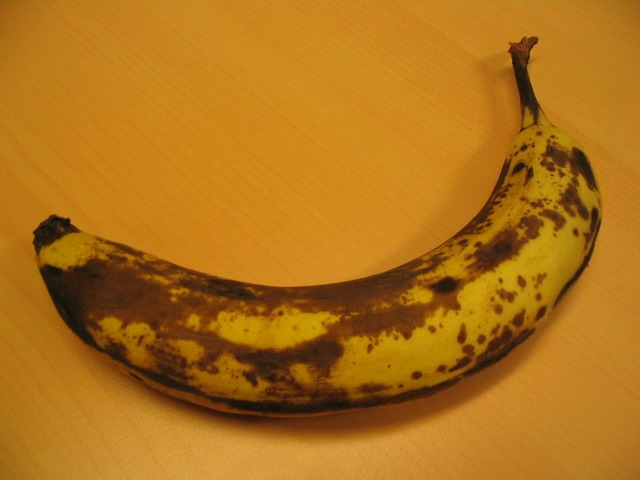
#> input picture Assignment3/images/banana1.jpg, 640 x 480 px
$ jupyter execute --allow-errors Assignment3.ipynb
#> lines starting #> are read from the running program, lines starting #| are printed output that depends on the picture; after the words box and inside, x2 and y2 are one past the last pixel; in counts of white or black regions, pixels touching at a corner belong together; long printed decimals are rounded
# Assignment 3 - Image Segmentation using MRFs
## GrabCut

---
**TA** : Avinash, Samartha
**Release date**: 21/03/22
**Submission date** : 02/04/22

**Name** : Ashwin Rao
**Roll Number** : 2019101049

---

For this assignment you will implement the GrabCut method mentioned in this [paper](https://cvg.ethz.ch/teaching/cvl/2012/grabcut-siggraph04.pdf). It is essentially an iterative version of GraphCut as shown in the figure below.

The code below takes an input image and follows these steps:
- It requires a bounding box to be drawn by the user to roughly segment out the foreground pixels
- It runs an initial min-cut optimization using the provided annotation
- The result of this optimization gives an initial segmentation
- To further refine this segmentation, the user provides two kinds of strokes to aid the optimization
    - strokes on the background pixels
    - strokes on the foreground pixels
- The algorithm now utilizes this to refine the original segmentation

You are allowed to use standard GMM libraries for the implementation. For usage of other libraries, please contact the TAs.

You can view this [video](https://www.youtube.com/watch?v=aOqOwM-Qbtg) to get a better idea of the steps involved.

Image segmentation is one exciting application of MRFs. You can further read about other applications of MRFs for Computer Vision [here](https://cedar.buffalo.edu/~srihari/CSE574/Chap8/Ch8-PGM-Undirected/9.5-MRFinCV.pdf).

#### Useful Links
* https://courses.engr.illinois.edu/cs543/sp2011/lectures/Lecture%2012%20-%20MRFs%20and%20Graph%20Cut%20Segmentation%20-%20Vision_Spring2011.pdf

[cell 1]
import numpy as np
import cv2
import matplotlib.pyplot as plt
from sklearn.mixture import GaussianMixture
import igraph as ig
import sys
from easydict import EasyDict as edict
from tqdm.notebook import tqdm

[cell 2]
# parameters to change
NUM_GMM_COMPONENTS = 5
GAMMA = 50
LAMDA = 9 * GAMMA
CONNECT_DIAGONALS = True

# parameters for GrabCut mainloop
NUM_ITERS = 3
TOLERANCE = 1e-3

[cell 3]
# constant values
constants = {}
constants["FG"] = 1
constants["BG"] = 0
constants["FIXED"] = 1
constants["UNKNOWN"] = 0

constants = edict(constants)

[cell 4]
class EventHandler:
    """
    Class for handling user input during segmentation iterations
    """

    def __init__(self, flags, img, _types, _mask, colors):

        self.FLAGS = flags
        self.ix = -1
        self.iy = -1
        self.img = img
        self.img2 = self.img.copy()
        self._types = _types
        self._mask = _mask
        self.COLORS = colors

    @property
    def image(self):
        return self.img

    @image.setter
    def image(self, img):
        self.img = img

    @property
    def types(self):
        return self._types

    @types.setter
    def types(self, _types):
        self._types = _types

    @property
    def mask(self):
        return self._mask

    @mask.setter
    def mask(self, _mask):
        self._mask = _mask

    @property
    def flags(self):
        return self.FLAGS

    @flags.setter
    def flags(self, flags):
        self.FLAGS = flags

    # [52 lines left out: function handler, not called in this run]

[cell 5]
class ErrorCalculator:
    @staticmethod
    def accuracy(mask, ground_truth):
        """
        calculates accuracy of how close 2 masks are
        """

        h, w = mask.shape
        return np.sum(mask == ground_truth) / (h * w)

    @staticmethod
    def jaccardSimilarity(mask, ground_truth):
        """
        calculates Jaccard similarity between 2 masks
        """

        intersection = np.logical_and(mask, ground_truth)
        union = np.logical_or(mask, ground_truth)

        iou = np.sum(intersection) / np.sum(union)
        return iou

    @staticmethod
    def diceSimilarity(mask, ground_truth):
        """
        calculates Dice similarity between 2 masks
        """

        intersection = np.sum(mask[ground_truth == 255])
        return 2 * intersection / (np.sum(mask) + np.sum(ground_truth))

[cell 6]
def run(filename, gt_filename, n_components=NUM_GMM_COMPONENTS, gamma=GAMMA, lamda=LAMDA,
        num_iters=NUM_ITERS, tolerance=TOLERANCE, connect_diagonals=CONNECT_DIAGONALS):
    """
    Main loop that implements GrabCut.

    Input
    -----
    filename (str) : Path to image
    """
#> called with filename = '../images/banana1.jpg', gt_filename = '../ground_truth/banana1.bmp', n_components = 5, gamma = 50, lamda = 450, num_iters = 3, tolerance = 0.001, connect_diagonals = True

    COLORS = {
    'BLACK' : [0,0,0],
    'RED'   : [0, 0, 255],
    'GREEN' : [0, 255, 0],
    'BLUE'  : [255, 0, 0],
    'WHITE' : [255,255,255]
    }

    DRAW_BG = {'color' : COLORS['BLACK'], 'val' : 0}
    DRAW_FG = {'color' : COLORS['WHITE'], 'val' : 1}

    FLAGS = {
        'RECT' : (0, 0, 1, 1),
        'DRAW_STROKE': False,         # flag for drawing strokes
        'DRAW_RECT' : False,          # flag for drawing rectangle
        'rect_over' : False,          # flag to check if rectangle is  drawn
        'rect_or_mask' : -1,          # flag for selecting rectangle or stroke mode
        'value' : DRAW_FG,            # drawing strokes initialized to mark foreground
    }

    # read images
    img = cv2.imread(filename)
#> img is the input picture: shape (480, 640, 3); mean B, G, R 25.2, 113.9, 175.1
    ground_truth = cv2.imread(gt_filename, cv2.IMREAD_GRAYSCALE)
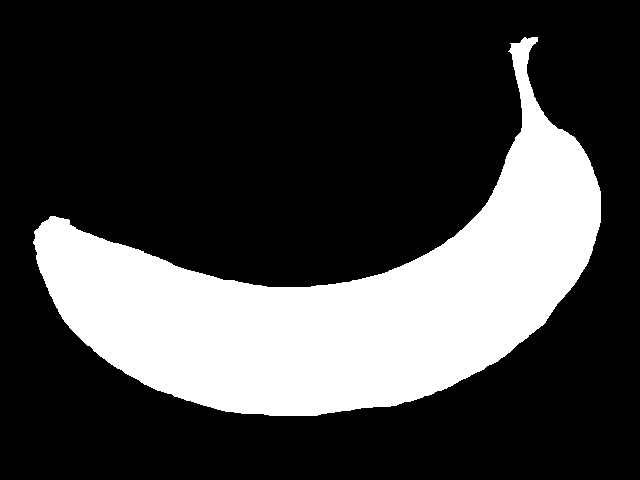
#> input picture Assignment3/ground_truth/banana1.bmp, 640 x 480 px
#> ground_truth: shape (480, 640); 25.6% white; 1 white region, box (x1, y1, x2, y2) and area: (33, 37, 601, 416) 78705

    img2 = img.copy()
    types = np.zeros(img.shape[:2], dtype = np.uint8)  # whether a pixel is known or unknown
    mask = np.zeros(img.shape[:2], dtype = np.uint8)   # mask is a binary array with : 0 - background pixels
                                                       #                               1 - foreground pixels
    output = np.zeros(img.shape, np.uint8)             # output image to be shown

    # Input and segmentation windows
    cv2.namedWindow('Input Image', cv2.WINDOW_AUTOSIZE | cv2.WINDOW_KEEPRATIO | cv2.WINDOW_GUI_NORMAL)
    cv2.namedWindow('Segmented output', cv2.WINDOW_AUTOSIZE | cv2.WINDOW_KEEPRATIO | cv2.WINDOW_GUI_NORMAL)

    EventObj = EventHandler(FLAGS, img, types, mask, COLORS)
#> in __init__, `self._types = _types`: self._types: shape (480, 640); every value is 0
    cv2.setMouseCallback('Input Image', EventObj.handler)
    cv2.moveWindow('Input Image', img.shape[1] + 10, 90)

    while(True):

        img = EventObj.image
        types = EventObj.types
        mask = EventObj.mask
        FLAGS = EventObj.flags
#> FLAGS = 6 items
        cv2.imshow('Segmented image', output)
        cv2.imshow('Input Image', img)

        k = cv2.waitKey(1)
#> (key Esc is pressed here)

        # key bindings
        if k == 27:
            # esc to exit
            break

        elif k == ord('0'):
            # Strokes for background
            FLAGS['value'] = DRAW_BG

        elif k == ord('1'):
            # FG drawing
            FLAGS['value'] = DRAW_FG

        elif k == ord('r'):
            # reset everything
            FLAGS['RECT'] = (0, 0, 1, 1)
            FLAGS['DRAW_STROKE'] = False
            FLAGS['DRAW_RECT'] = False
            FLAGS['rect_or_mask'] = -1
            FLAGS['rect_over'] = False
            FLAGS['value'] = DRAW_FG
            img = img2.copy()
            types = np.zeros(img.shape[:2], dtype = np.uint8)
            mask = np.zeros(img.shape[:2], dtype = np.uint8)
            EventObj.image = img
            EventObj.types = types
            EventObj.mask = mask
            output = np.zeros(img.shape, np.uint8)

        elif k == 13:
            # Press carriage return to initiate segmentation

            #-------------------------------------------------#
            # Implement GrabCut here.                         #
            # Function should return a mask which can be used #
            # to segment the original image as shown on L90   #
            #-------------------------------------------------#
            mask = GrabCut(img2, types, mask, gamma, lamda, connect_diagonals,
                           n_components, num_iters, tolerance).grabCut()
            EventObj.mask = mask

        EventObj.flags = FLAGS
        mask2 = np.where((mask == 1), 255, 0).astype('uint8')
        output = cv2.bitwise_and(img2, img2, mask = mask2)

    # calculate errors
    mask = np.where((mask == 1), 255, 0).astype('uint8')

    accuracy = ErrorCalculator.accuracy(mask, ground_truth)
#> accuracy = 0.744
    jaccard_similarity = ErrorCalculator.jaccardSimilarity(mask, ground_truth)
#> in jaccardSimilarity, `iou = np.sum(intersection) / np.sum(union)`: iou = 0
#> jaccard_similarity = 0
    dice_similarity = ErrorCalculator.diceSimilarity(mask, ground_truth)
#> dice_similarity = 0

    print("Accuracy: ", accuracy)
#| Accuracy:  0.7438
    print("Jaccard Similarity: ", jaccard_similarity)
#| Jaccard Similarity:  0.0
    print("Dice Similarity: ", dice_similarity)
#| Dice Similarity:  0.0
#> call 2 of run, with filename = '../images/fullmoon.jpg', gt_filename = '../ground_truth/fullmoon.bmp', n_components = 5, gamma = 50, lamda = 450, num_iters = 3, tolerance = 0.001, connect_diagonals = True
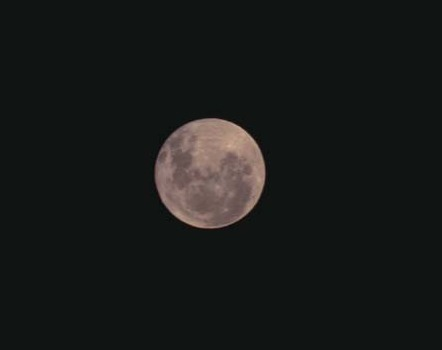
#> input picture Assignment3/images/fullmoon.jpg, 442 x 350 px
#> in run, img is the input picture: shape (350, 442, 3); mean B, G, R 24.3, 25.7, 23.5
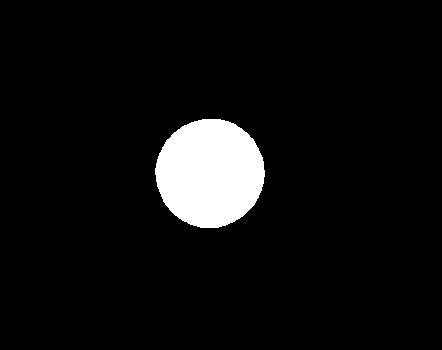
#> input picture Assignment3/ground_truth/fullmoon.bmp, 442 x 350 px
#> in run (call 2), `ground_truth = cv2.imread(gt_filename, cv2.IMREAD_GRAYSCALE)`: ground_truth: shape (350, 442); 6% white; 1 white region, box (x1, y1, x2, y2) and area: (155, 119, 265, 228) 9328
#> in __init__ (call 2), `self._types = _types`: self._types: shape (350, 442); every value is 0
#> (key Enter is pressed here)

# GrabCut

[cell 7]
class GraphCut:
    # [118 lines left out: functions __init__, calculateEnergy, getVertexIndex, getImageIndex, findGMMs, graphCut, not called in this run]

[cell 8]
class GrabCut:
    def __init__(self, img, types, mask, gamma, lamda, connect_diagonals, n_components, num_iters, tolerance):
        """
        init function
        """
#> called with gamma = 50, lamda = 450, connect_diagonals = True, n_components = 5, num_iters = 3, tolerance = 0.001

        self.img = img.astype(np.float32)
        self.types = types
        self.mask = mask
        self.gamma = gamma
        self.lamda = lamda
        self.connect_diagonals = connect_diagonals
        self.n_components = n_components
        self.num_iters = num_iters
        self.tolerance = tolerance

        self.beta = self.calculateBeta()

    def calculateBeta(self):
        """
        calculate beta
        """

        beta = 0
        h, w = self.img.shape[:-1]
#> h = 350; w = 442

        for i in range(h):
            for j in range(w):
                # non-diagonal neighbours
                if i > 0:
                    diff = self.img[i, j] - self.img[i-1, j]
                    beta += diff @ diff
                if j > 0:
                    diff = self.img[i, j] - self.img[i, j-1]
                    beta += diff @ diff

                # diagonal neighbours
                if self.connect_diagonals:
                    if i > 0 and j > 0:
                        diff = self.img[i, j] - self.img[i-1, j-1]
                        beta += diff @ diff
                    if i > 0 and j < w - 1:
                        diff = self.img[i, j] - self.img[i-1, j+1]
                        beta += diff @ diff
#> after the loop, beta = 20309536

        # scale beta based on connectivity of graph
        if self.connect_diagonals:
            beta /= ((4 * h * w) - (3 * h) - (3 * w) + 2)
#> beta = 32.95
        else:
            beta /= ((2 * h * w) - h - w)

        beta = 1 / (2 * beta)
#> beta = 0.0152
        return beta

    def grabCut(self):
        prev_flow = -1

        for _ in tqdm(range(self.num_iters)):
            flow, self.mask = GraphCut(self.img, self.types, self.mask, self.beta, self.gamma,
                                       self.lamda, self.connect_diagonals, self.n_components).graphCut()

            # tolerance reached
            if prev_flow != -1 and abs(prev_flow - flow) < self.tolerance:
                break

            prev_flow = flow

        return self.mask

[cell 9]
filename = "../images/banana1.jpg"
gt_filename = "../ground_truth/banana1.bmp"

# Run grabcut
run(filename, gt_filename)
cv2.destroyAllWindows()

# Some segmentation outputs

NOTE: All outputs shown here are obtained by drawing only a bounding box, without refinement through scribbling.

## Excellent results

- For these images, the accuracy, Jaccard similarity and Dice similarity are all above 90%.
- In general, these images had easily separable foregrounds and backgrounds.

[cell 10]
filename = "../images/fullmoon.jpg"
gt_filename = "../ground_truth/fullmoon.bmp"

#> (the rest of this cell did not finish here and is left out)

cv2.destroyAllWindows()

### User input

### Segmentation output

[cell 11]
filename = "../images/flower.jpg"
gt_filename = "../ground_truth/flower.bmp"

run(filename, gt_filename)
#> call 3 of run, with filename = '../images/flower.jpg', gt_filename = '../ground_truth/flower.bmp', n_components = 5, gamma = 50, lamda = 450, num_iters = 3, tolerance = 0.001, connect_diagonals = True
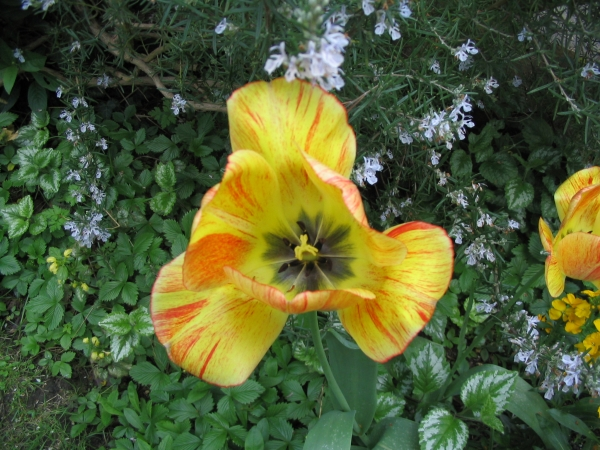
#> input picture Assignment3/images/flower.jpg, 600 x 450 px
#> in run, img is the input picture: shape (450, 600, 3); mean B, G, R 52.7, 94.5, 83.8
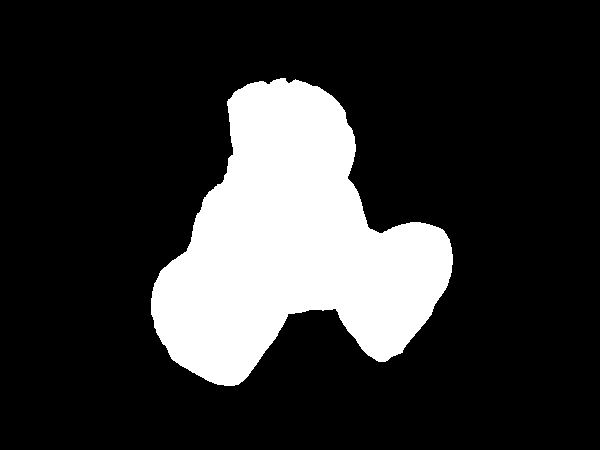
#> input picture Assignment3/ground_truth/flower.bmp, 600 x 450 px
#> in run (call 3), `ground_truth = cv2.imread(gt_filename, cv2.IMREAD_GRAYSCALE)`: ground_truth: shape (450, 600); 19.4% white; 1 white region, box (x1, y1, x2, y2) and area: (151, 78, 453, 386) 52289
#> in __init__ (call 3), `self._types = _types`: self._types: shape (450, 600); every value is 0
#> in flags, `self.FLAGS = flags`: self.FLAGS = 6 items
#> in run (call 3), `accuracy = ErrorCalculator.accuracy(mask, ground_truth)`: accuracy = 0.806
#| Accuracy:  0.8063
#| Jaccard Similarity:  0.0
#| Dice Similarity:  0.0
cv2.destroyAllWindows()

### User input

### Segmentation output

[cell 12]
filename = "../images/teddy.jpg"
gt_filename = "../ground_truth/teddy.bmp"

#> (the rest of this cell did not finish here and is left out)
